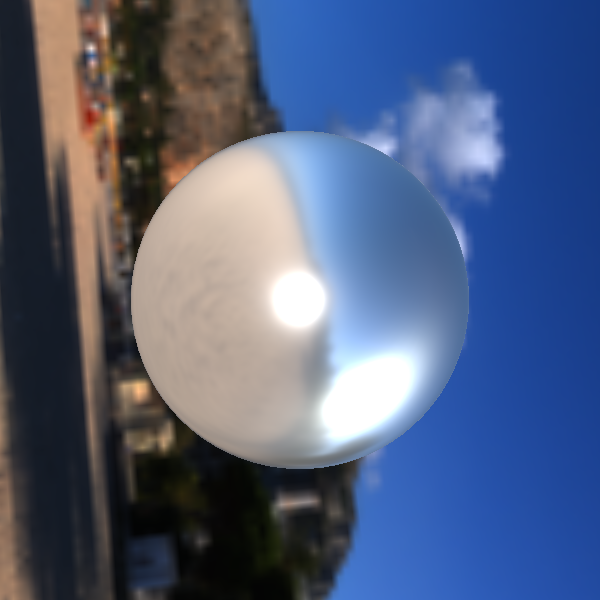

The Python source for this figure:
#!/usr/bin/env python

# Demonstrate skybox rotation using an HDR environment with a rotation matrix.

import vtkmodules.vtkInteractionStyle  # noqa: F401
import vtkmodules.vtkRenderingOpenGL2  # noqa: F401

import os

from vtkmodules.vtkCommonMath import vtkMatrix3x3
from vtkmodules.vtkCommonTransforms import vtkTransform
from vtkmodules.vtkFiltersSources import vtkSphereSource
from vtkmodules.vtkIOImage import vtkHDRReader
from vtkmodules.vtkRenderingCore import (
    vtkActor,
    vtkPolyDataMapper,
    vtkRenderWindow,
    vtkRenderWindowInteractor,
    vtkRenderer,
    vtkSkybox,
    vtkTexture,
)

data_dir = os.environ.get("VPE_DATA_DIR", os.path.dirname(os.path.abspath(__file__)))

# HDR environment texture
reader = vtkHDRReader()
reader.SetFileName(os.path.join(data_dir, "spiaggia_di_mondello_1k.hdr"))
texture = vtkTexture()
texture.SetColorModeToDirectScalars()
texture.MipmapOn()
texture.InterpolateOn()
texture.SetInputConnection(reader.GetOutputPort())

# Build rotation matrix from transform
transform = vtkTransform()
transform.Identity()
transform.RotateX(25)
transform.RotateY(10)
transform.RotateZ(-90)

mat4 = transform.GetMatrix()
rot_mat = vtkMatrix3x3()
for i in range(3):
    for j in range(3):
        rot_mat.SetElement(i, j, mat4.GetElement(i, j))

# Skybox
skybox = vtkSkybox()
skybox.SetFloorRight(0.0, 0.0, 1.0)
skybox.SetProjectionToSphere()
skybox.SetTexture(texture)

# PBR metallic sphere
sphere = vtkSphereSource()
sphere.SetThetaResolution(75)
sphere.SetPhiResolution(75)

mapper = vtkPolyDataMapper()
mapper.SetInputConnection(sphere.GetOutputPort())

actor = vtkActor()
actor.SetMapper(mapper)
actor.GetProperty().SetInterpolationToPBR()
actor.GetProperty().SetMetallic(1.0)
actor.GetProperty().SetRoughness(0.3)

# Renderer with rotated IBL
renderer = vtkRenderer()
renderer.SetEnvironmentRotationMatrix(rot_mat)
renderer.UseImageBasedLightingOn()
renderer.SetEnvironmentTexture(texture)
renderer.AddActor(skybox)
renderer.AddActor(actor)

render_window = vtkRenderWindow()
render_window.SetSize(600, 600)
render_window.AddRenderer(renderer)
render_window.SetWindowName("skybox rotation")

interactor = vtkRenderWindowInteractor()
interactor.SetRenderWindow(render_window)

interactor.Initialize()
interactor.Start()
